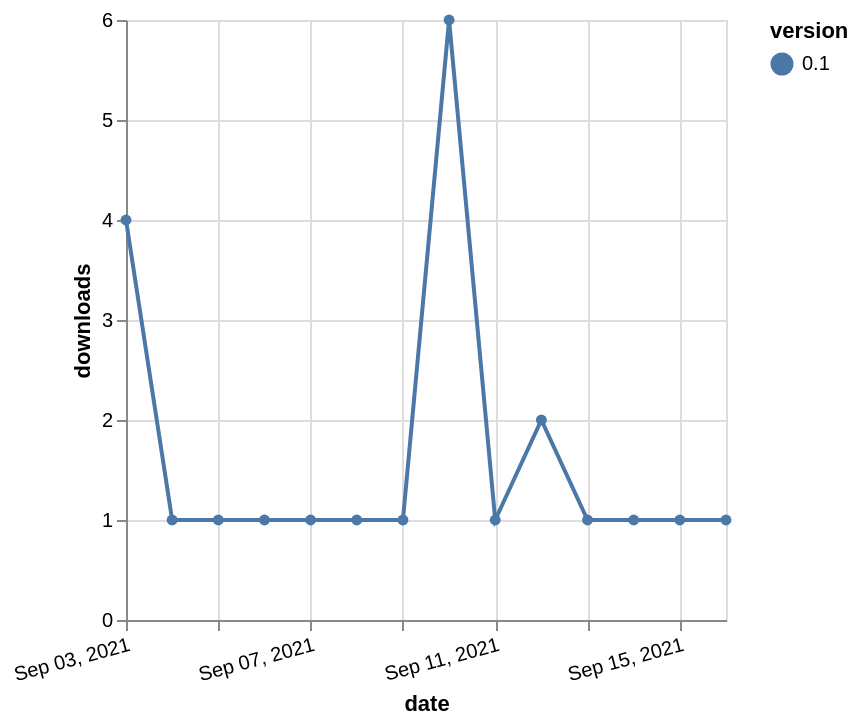

This figure's Vega-Lite source:
### Vega-Lite specification from a JSON file in a GitHub repository (floating-point values rounded to 4 significant figures)
{"$schema": "https://vega.github.io/schema/vega-lite/v5.json", "description": "A simple bar chart with embedded data.", "data": {"values": [{"date": "2021-09-03", "total": 267, "delta": 4, "version": "0.1"}, {"date": "2021-09-04", "total": 268, "delta": 1, "version": "0.1"}, {"date": "2021-09-05", "total": 269, "delta": 1, "version": "0.1"}, {"date": "2021-09-06", "total": 270, "delta": 1, "version": "0.1"}, {"date": "2021-09-07", "total": 271, "delta": 1, "version": "0.1"}, {"date": "2021-09-08", "total": 272, "delta": 1, "version": "0.1"}, {"date": "2021-09-09", "total": 273, "delta": 1, "version": "0.1"}, {"date": "2021-09-10", "total": 279, "delta": 6, "version": "0.1"}, {"date": "2021-09-11", "total": 280, "delta": 1, "version": "0.1"}, {"date": "2021-09-12", "total": 282, "delta": 2, "version": "0.1"}, {"date": "2021-09-13", "total": 283, "delta": 1, "version": "0.1"}, {"date": "2021-09-14", "total": 284, "delta": 1, "version": "0.1"}, {"date": "2021-09-15", "total": 285, "delta": 1, "version": "0.1"}, {"date": "2021-09-16", "total": 286, "delta": 1, "version": "0.1"}]}, "width": "container", "mark": {"type": "line", "point": {"filled": true}}, "encoding": {"x": {"field": "date", "type": "temporal", "timeUnit": "yearmonthdate", "title": "date", "axis": {"labelAngle": -15}}, "y": {"field": "delta", "type": "quantitative", "title": "downloads"}, "color": {"field": "version", "type": "nominal"}, "tooltip": {"field": "delta"}}}
